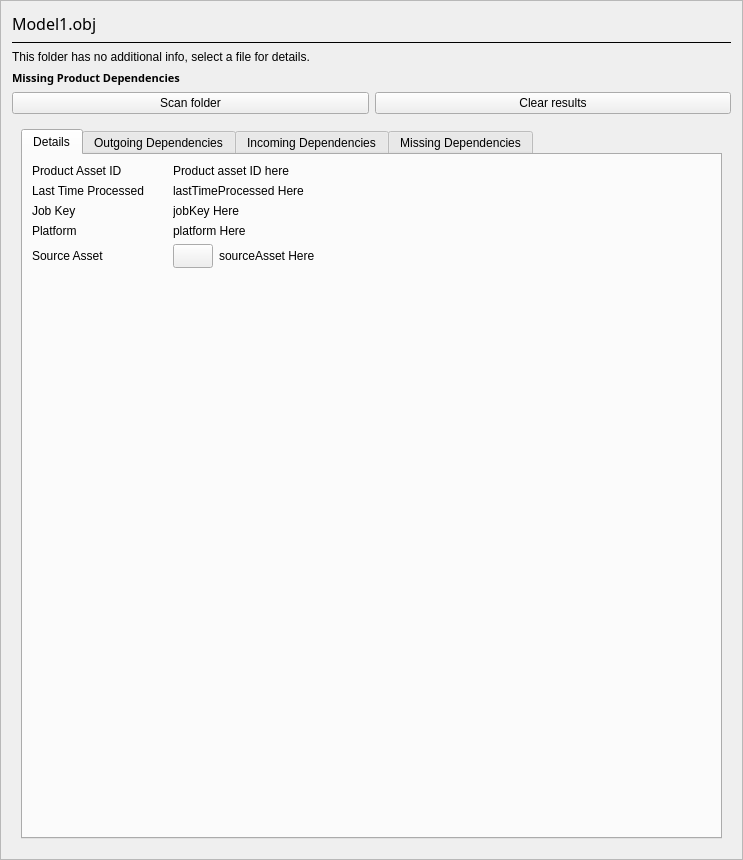
<?xml version="1.0" encoding="UTF-8"?>
<ui version="4.0">
  <class>ProductAssetDetailsPanel</class>
  <widget class="QFrame" name="ProductAssetDetailsPanel">
    <property name="geometry">
      <rect>
        <x>0</x>
        <y>0</y>
        <width>743</width>
        <height>860</height>
      </rect>
    </property>
    <property name="sizePolicy">
      <sizepolicy hsizetype="Expanding" vsizetype="Preferred">
        <horstretch>0</horstretch>
        <verstretch>0</verstretch>
      </sizepolicy>
    </property>
    <property name="frameShape">
      <enum>QFrame::StyledPanel</enum>
    </property>
    <layout class="QVBoxLayout" name="verticalLayout">
      <property name="sizeConstraint">
        <enum>QLayout::SetDefaultConstraint</enum>
      </property>
      <item>
        <widget class="QLabel" name="assetNameLabel">
          <property name="font">
            <font>
              <family>16pt</family>
              <pointsize>12</pointsize>
              <weight>50</weight>
              <italic>false</italic>
              <bold>false</bold>
            </font>
          </property>
          <property name="text">
            <string>Model1.obj</string>
          </property>
          <property name="alignment">
            <set>Qt::AlignLeading</set>
          </property>
          <property name="class" stdset="0">
            <string>Title</string>
          </property>
        </widget>
      </item>
      <item>
        <layout class="QVBoxLayout" name="productPanelLayout">
          <item>
            <widget class="Line" name="AssetDetailsSeparator">
              <property name="styleSheet">
                <string notr="true"/>
              </property>
              <property name="frameShadow">
                <enum>QFrame::Plain</enum>
              </property>
              <property name="orientation">
                <enum>Qt::Horizontal</enum>
              </property>
            </widget>
          </item>
          <item>
            <widget class="QLabel" name="folderSelectedDescription">
              <property name="sizePolicy">
                <sizepolicy hsizetype="Preferred" vsizetype="Fixed">
                  <horstretch>0</horstretch>
                  <verstretch>0</verstretch>
                </sizepolicy>
              </property>
              <property name="text">
                <string>This folder has no additional info, select a file for details.</string>
              </property>
            </widget>
          </item>
          <item>
            <widget class="QLabel" name="MissingProductDependenciesFolderTitleLabel">
              <property name="font">
                <font>
                  <family>12pt</family>
                  <pointsize>8</pointsize>
                  <weight>75</weight>
                  <italic>false</italic>
                  <bold>true</bold>
                </font>
              </property>
              <property name="text">
                <string>Missing Product Dependencies</string>
              </property>
              <property name="alignment">
                <set>Qt::AlignLeading|Qt::AlignLeft|Qt::AlignVCenter</set>
              </property>
            </widget>
          </item>
          <item>
            <layout class="QHBoxLayout" name="MissingDependenciesFolderButtonsLayout">
              <item>
                <widget class="QPushButton" name="ScanFolderButton">
                  <property name="toolTip">
                    <string>Scans all files in this folder and subfolders for missing dependencies. This may take some time.</string>
                  </property>
                  <property name="text">
                    <string>Scan folder</string>
                  </property>
                </widget>
              </item>
              <item>
                <widget class="QPushButton" name="ClearScanFolderButton">
                  <property name="toolTip">
                    <string>Clears all dependency scan results for files in this folder and subfolders.</string>
                  </property>
                  <property name="text">
                    <string>Clear results</string>
                  </property>
                </widget>
              </item>
            </layout>
          </item>
          <item>
            <widget class="QScrollArea" name="scrollArea">
              <property name="frameShape">
                <enum>QFrame::NoFrame</enum>
              </property>
              <property name="sizeAdjustPolicy">
                <enum>QAbstractScrollArea::AdjustToContents</enum>
              </property>
              <property name="widgetResizable">
                <bool>true</bool>
              </property>
              <widget class="QWidget" name="scrollAreaWidgetContents" native="true">
                <property name="sizePolicy">
                  <sizepolicy hsizetype="Expanding" vsizetype="Expanding">
                    <horstretch>0</horstretch>
                    <verstretch>0</verstretch>
                  </sizepolicy>
                </property>
                <layout class="QVBoxLayout" name="scrollableVerticalLayout">
                  <item>
                    <widget class="QTabWidget" name="ProductAssetDetailTabs">
                      <property name="currentIndex">
                        <number>0</number>
                      </property>
                      <widget class="QWidget" name="OutputTab">
                        <property name="sizePolicy">
                          <sizepolicy hsizetype="Expanding" vsizetype="Expanding">
                            <horstretch>0</horstretch>
                            <verstretch>0</verstretch>
                          </sizepolicy>
                        </property>
                        <attribute name="title">
                          <string>Details</string>
                        </attribute>
                        <layout class="QVBoxLayout" name="ProductTabVerticalLayout" stretch="0,0">
                          <item>
                            <layout class="QGridLayout" name="headerGrid" columnstretch="1,4">
                              <item row="2" column="1">
                                <widget class="QLabel" name="jobKeyValueLabel">
                                  <property name="text">
                                    <string>jobKey Here</string>
                                  </property>
                                  <property name="textInteractionFlags">
                                    <set>Qt::LinksAccessibleByMouse|Qt::TextSelectableByKeyboard|Qt::TextSelectableByMouse</set>
                                  </property>
                                </widget>
                              </item>
                              <item row="3" column="0">
                                <widget class="QLabel" name="platformTitleLabel">
                                  <property name="text">
                                    <string>Platform</string>
                                  </property>
                                  <property name="alignment">
                                    <set>Qt::AlignLeading|Qt::AlignLeft|Qt::AlignVCenter</set>
                                  </property>
                                </widget>
                              </item>
                              <item row="0" column="0">
                                <widget class="QLabel" name="productAssetIdTitleLabel">
                                  <property name="text">
                                    <string>Product Asset ID</string>
                                  </property>
                                  <property name="alignment">
                                    <set>Qt::AlignLeading|Qt::AlignLeft|Qt::AlignVCenter</set>
                                  </property>
                                </widget>
                              </item>
                              <item row="0" column="1">
                                <widget class="QLabel" name="productAssetIdValueLabel">
                                  <property name="text">
                                    <string>Product asset ID here</string>
                                  </property>
                                  <property name="textInteractionFlags">
                                    <set>Qt::LinksAccessibleByMouse|Qt::TextSelectableByKeyboard|Qt::TextSelectableByMouse</set>
                                  </property>
                                </widget>
                              </item>
                              <item row="4" column="0">
                                <widget class="QLabel" name="sourceAssetTitleLabel">
                                  <property name="text">
                                    <string>Source Asset</string>
                                  </property>
                                  <property name="alignment">
                                    <set>Qt::AlignLeading|Qt::AlignLeft|Qt::AlignVCenter</set>
                                  </property>
                                </widget>
                              </item>
                              <item row="1" column="1">
                                <widget class="QLabel" name="lastTimeProcessedValueLabel">
                                  <property name="text">
                                    <string>lastTimeProcessed Here</string>
                                  </property>
                                  <property name="textInteractionFlags">
                                    <set>Qt::LinksAccessibleByMouse|Qt::TextSelectableByKeyboard|Qt::TextSelectableByMouse</set>
                                  </property>
                                </widget>
                              </item>
                              <item row="1" column="0">
                                <widget class="QLabel" name="lastTimeProcessedTitleLabel">
                                  <property name="text">
                                    <string>Last Time Processed</string>
                                  </property>
                                  <property name="alignment">
                                    <set>Qt::AlignLeading|Qt::AlignLeft|Qt::AlignVCenter</set>
                                  </property>
                                </widget>
                              </item>
                              <item row="3" column="1">
                                <widget class="QLabel" name="platformValueLabel">
                                  <property name="text">
                                    <string>platform Here</string>
                                  </property>
                                  <property name="textInteractionFlags">
                                    <set>Qt::LinksAccessibleByMouse|Qt::TextSelectableByKeyboard|Qt::TextSelectableByMouse</set>
                                  </property>
                                </widget>
                              </item>
                              <item row="2" column="0">
                                <widget class="QLabel" name="jobKeyTitleLabel">
                                  <property name="text">
                                    <string>Job Key</string>
                                  </property>
                                  <property name="alignment">
                                    <set>Qt::AlignLeading|Qt::AlignLeft|Qt::AlignVCenter</set>
                                  </property>
                                </widget>
                              </item>
                              <item row="4" column="1">
                                <layout class="QHBoxLayout" name="sourceAsset">
                                  <item>
                                    <widget class="AssetProcessor::GoToButton" name="gotoAssetButton">
                                      <property name="sizePolicy">
                                        <sizepolicy hsizetype="Fixed" vsizetype="Fixed">
                                          <horstretch>0</horstretch>
                                          <verstretch>0</verstretch>
                                        </sizepolicy>
                                      </property>
                                      <property name="minimumSize">
                                        <size>
                                          <width>24</width>
                                          <height>24</height>
                                        </size>
                                      </property>
                                    </widget>
                                  </item>
                                  <item>
                                    <widget class="QLabel" name="sourceAssetValueLabel">
                                      <property name="text">
                                        <string>sourceAsset Here</string>
                                      </property>
                                      <property name="textInteractionFlags">
                                        <set>Qt::LinksAccessibleByMouse|Qt::TextSelectableByKeyboard|Qt::TextSelectableByMouse</set>
                                      </property>
                                    </widget>
                                  </item>
                                </layout>
                              </item>
                            </layout>
                          </item>
                          <item>
                            <spacer name="ProductAssetDetailsSpacer">
                              <property name="orientation">
                                <enum>Qt::Vertical</enum>
                              </property>
                              <property name="sizeHint" stdset="0">
                                <size>
                                  <width>20</width>
                                  <height>40</height>
                                </size>
                              </property>
                            </spacer>
                          </item>
                        </layout>
                      </widget>
                      <widget class="QWidget" name="OutgoingProductDependenciesTab">
                        <attribute name="title">
                          <string>Outgoing Dependencies</string>
                        </attribute>
                        <layout class="QVBoxLayout" name="OutgoingProductDependenciesLayout" stretch="0,0,0,0,0">
                          <item>
                            <layout class="QHBoxLayout" name="OutgoingDependenciesTitleLayout">
                              <item>
                                <widget class="QLabel" name="outgoingProductDependenciesTitleLabel">
                                  <property name="font">
                                    <font>
                                      <family>12pt</family>
                                      <pointsize>8</pointsize>
                                      <weight>75</weight>
                                      <italic>false</italic>
                                      <bold>true</bold>
                                    </font>
                                  </property>
                                  <property name="text">
                                    <string>Outgoing Product Dependencies:</string>
                                  </property>
                                  <property name="alignment">
                                    <set>Qt::AlignRight|Qt::AlignTrailing|Qt::AlignVCenter</set>
                                  </property>
                                  <property name="margin">
                                    <number>0</number>
                                  </property>
                                </widget>
                              </item>
                              <item>
                                <widget class="QLabel" name="outgoingProductDependenciesValueLabel">
                                  <property name="text">
                                    <string>Number of outgoing product dependencies here</string>
                                  </property>
                                  <property name="textInteractionFlags">
                                    <set>Qt::LinksAccessibleByMouse|Qt::TextSelectableByKeyboard|Qt::TextSelectableByMouse</set>
                                  </property>
                                </widget>
                              </item>
                              <item>
                                <spacer name="outgoingDependenciesSpacer">
                                  <property name="orientation">
                                    <enum>Qt::Horizontal</enum>
                                  </property>
                                  <property name="sizeHint" stdset="0">
                                    <size>
                                      <width>40</width>
                                      <height>20</height>
                                    </size>
                                  </property>
                                </spacer>
                              </item>
                            </layout>
                          </item>
                          <item>
                            <widget class="QTreeView" name="OutgoingProductDependenciesTreeView">
                              <property name="sizePolicy">
                                <sizepolicy hsizetype="Expanding" vsizetype="Expanding">
                                  <horstretch>0</horstretch>
                                  <verstretch>0</verstretch>
                                </sizepolicy>
                              </property>
                              <property name="rootIsDecorated">
                                <bool>false</bool>
                              </property>
                              <property name="uniformRowHeights">
                                <bool>true</bool>
                              </property>
                              <property name="sortingEnabled">
                                <bool>false</bool>
                              </property>
                              <attribute name="headerVisible">
                                <bool>false</bool>
                              </attribute>
                              <attribute name="headerDefaultSectionSize">
                                <number>42</number>
                              </attribute>
                            </widget>
                          </item>
                          <item>
                            <spacer name="verticalSpacer_3">
                              <property name="orientation">
                                <enum>Qt::Vertical</enum>
                              </property>
                              <property name="sizeType">
                                <enum>QSizePolicy::Fixed</enum>
                              </property>
                              <property name="sizeHint" stdset="0">
                                <size>
                                  <width>0</width>
                                  <height>8</height>
                                </size>
                              </property>
                            </spacer>
                          </item>
                          <item>
                            <layout class="QHBoxLayout" name="OutgoingUnmetUnmetPathDependenciesLayout">
                              <item>
                                <widget class="QLabel" name="outgoingUnmetPathProductDependenciesTitleLabel">
                                  <property name="font">
                                    <font>
                                      <family>12pt</family>
                                      <pointsize>8</pointsize>
                                      <weight>75</weight>
                                      <italic>false</italic>
                                      <bold>true</bold>
                                    </font>
                                  </property>
                                  <property name="text">
                                    <string>Outgoing Unmet Path Product Dependencies:</string>
                                  </property>
                                  <property name="alignment">
                                    <set>Qt::AlignRight|Qt::AlignTrailing|Qt::AlignVCenter</set>
                                  </property>
                                </widget>
                              </item>
                              <item>
                                <widget class="QLabel" name="outgoingUnmetPathProductDependenciesValueLabel">
                                  <property name="text">
                                    <string>Number of dependencies here</string>
                                  </property>
                                  <property name="textInteractionFlags">
                                    <set>Qt::LinksAccessibleByMouse|Qt::TextSelectableByKeyboard|Qt::TextSelectableByMouse</set>
                                  </property>
                                </widget>
                              </item>
                              <item>
                                <spacer name="outgoingUnmetPathProductDependenciesSpacer">
                                  <property name="orientation">
                                    <enum>Qt::Horizontal</enum>
                                  </property>
                                  <property name="sizeHint" stdset="0">
                                    <size>
                                      <width>40</width>
                                      <height>20</height>
                                    </size>
                                  </property>
                                </spacer>
                              </item>
                            </layout>
                          </item>
                          <item>
                            <widget class="QListWidget" name="outgoingUnmetPathProductDependenciesList">
                              <property name="sizePolicy">
                                <sizepolicy hsizetype="Expanding" vsizetype="Expanding">
                                  <horstretch>0</horstretch>
                                  <verstretch>0</verstretch>
                                </sizepolicy>
                              </property>
                              <property name="minimumSize">
                                <size>
                                  <width>0</width>
                                  <height>32</height>
                                </size>
                              </property>
                              <property name="verticalScrollBarPolicy">
                                <enum>Qt::ScrollBarAlwaysOff</enum>
                              </property>
                              <property name="horizontalScrollBarPolicy">
                                <enum>Qt::ScrollBarAlwaysOff</enum>
                              </property>
                              <property name="sizeAdjustPolicy">
                                <enum>QAbstractScrollArea::AdjustToContents</enum>
                              </property>
                              <property name="editTriggers">
                                <set>QAbstractItemView::NoEditTriggers</set>
                              </property>
                              <property name="tabKeyNavigation">
                                <bool>true</bool>
                              </property>
                              <property name="showDropIndicator" stdset="0">
                                <bool>false</bool>
                              </property>
                              <property name="defaultDropAction">
                                <enum>Qt::IgnoreAction</enum>
                              </property>
                              <property name="alternatingRowColors">
                                <bool>true</bool>
                              </property>
                            </widget>
                          </item>
                        </layout>
                      </widget>
                      <widget class="QWidget" name="IncomingProductDependenciesTab">
                        <attribute name="title">
                          <string>Incoming Dependencies</string>
                        </attribute>
                        <layout class="QVBoxLayout" name="IncomingDependencies">
                          <item>
                            <layout class="QHBoxLayout" name="IncomingDependenciesLayout">
                              <item>
                                <widget class="QLabel" name="incomingProductDependenciesTitleLabel">
                                  <property name="font">
                                    <font>
                                      <family>12pt</family>
                                      <pointsize>8</pointsize>
                                      <weight>75</weight>
                                      <italic>false</italic>
                                      <bold>true</bold>
                                    </font>
                                  </property>
                                  <property name="text">
                                    <string>Incoming Product Dependencies:</string>
                                  </property>
                                  <property name="alignment">
                                    <set>Qt::AlignRight|Qt::AlignTrailing|Qt::AlignVCenter</set>
                                  </property>
                                </widget>
                              </item>
                              <item>
                                <widget class="QLabel" name="incomingProductDependenciesValueLabel">
                                  <property name="text">
                                    <string>Number of incoming product dependencies here</string>
                                  </property>
                                  <property name="textInteractionFlags">
                                    <set>Qt::LinksAccessibleByMouse|Qt::TextSelectableByKeyboard|Qt::TextSelectableByMouse</set>
                                  </property>
                                </widget>
                              </item>
                              <item>
                                <spacer name="incomingDependenciesSpacer">
                                  <property name="orientation">
                                    <enum>Qt::Horizontal</enum>
                                  </property>
                                  <property name="sizeHint" stdset="0">
                                    <size>
                                      <width>40</width>
                                      <height>20</height>
                                    </size>
                                  </property>
                                </spacer>
                              </item>
                            </layout>
                          </item>
                          <item>
                            <widget class="QTreeView" name="IncomingProductDependenciesTreeView">
                              <property name="rootIsDecorated">
                                <bool>false</bool>
                              </property>
                              <property name="uniformRowHeights">
                                <bool>true</bool>
                              </property>
                              <property name="sortingEnabled">
                                <bool>false</bool>
                              </property>
                              <property name="headerHidden">
                                <bool>true</bool>
                              </property>
                              <attribute name="headerDefaultSectionSize">
                                <number>42</number>
                              </attribute>
                            </widget>
                          </item>
                        </layout>
                      </widget>
                      <widget class="QWidget" name="MissingDependenciesTab">
                        <attribute name="title">
                          <string>Missing Dependencies</string>
                        </attribute>
                        <layout class="QVBoxLayout" name="MissingDependenciesTabLayout">
                          <item>
                            <layout class="QHBoxLayout" name="MissingDependenciesLayout">
                              <item>
                                <layout class="QVBoxLayout" name="supportContainer">
                                  <property name="spacing">
                                    <number>0</number>
                                  </property>
                                  <item>
                                    <spacer name="verticalSpacer_5">
                                      <property name="orientation">
                                        <enum>Qt::Vertical</enum>
                                      </property>
                                      <property name="sizeType">
                                        <enum>QSizePolicy::Fixed</enum>
                                      </property>
                                      <property name="sizeHint" stdset="0">
                                        <size>
                                          <width>1</width>
                                          <height>2</height>
                                        </size>
                                      </property>
                                    </spacer>
                                  </item>
                                  <item>
                                    <widget class="QLabel" name="missingDependencyErrorIcon">
                                      <property name="sizePolicy">
                                        <sizepolicy hsizetype="Fixed" vsizetype="Fixed">
                                          <horstretch>0</horstretch>
                                          <verstretch>0</verstretch>
                                        </sizepolicy>
                                      </property>
                                      <property name="minimumSize">
                                        <size>
                                          <width>15</width>
                                          <height>19</height>
                                        </size>
                                      </property>
                                      <property name="maximumSize">
                                        <size>
                                          <width>15</width>
                                          <height>19</height>
                                        </size>
                                      </property>
                                      <property name="toolTip">
                                        <string>This asset has one or more missing product dependencies. Click the help button for info on how to resolve this.</string>
                                      </property>
                                      <property name="text">
                                        <string/>
                                      </property>
                                      <property name="pixmap">
                                        <pixmap>:/stylesheet/img/logging/error.svg</pixmap>
                                      </property>
                                      <property name="scaledContents">
                                        <bool>true</bool>
                                      </property>
                                    </widget>
                                  </item>
                                </layout>
                              </item>
                              <item>
                                <widget class="QLabel" name="MissingProductDependenciesTitleLabel">
                                  <property name="font">
                                    <font>
                                      <family>12pt</family>
                                      <pointsize>8</pointsize>
                                      <weight>75</weight>
                                      <italic>false</italic>
                                      <bold>true</bold>
                                    </font>
                                  </property>
                                  <property name="text">
                                    <string>Missing Product Dependencies:</string>
                                  </property>
                                  <property name="alignment">
                                    <set>Qt::AlignRight|Qt::AlignTrailing|Qt::AlignVCenter</set>
                                  </property>
                                </widget>
                              </item>
                              <item>
                                <widget class="QLabel" name="MissingProductDependenciesValueLabel">
                                  <property name="text">
                                    <string>Number of missing product dependencies here</string>
                                  </property>
                                  <property name="textInteractionFlags">
                                    <set>Qt::LinksAccessibleByMouse|Qt::TextSelectableByKeyboard|Qt::TextSelectableByMouse</set>
                                  </property>
                                </widget>
                              </item>
                              <item>
                                <layout class="QVBoxLayout" name="MissingProductDependenciesSupportContainer">
                                  <property name="spacing">
                                    <number>0</number>
                                  </property>
                                  <item>
                                    <widget class="QPushButton" name="MissingProductDependenciesSupport">
                                      <property name="sizePolicy">
                                        <sizepolicy hsizetype="Fixed" vsizetype="Fixed">
                                          <horstretch>0</horstretch>
                                          <verstretch>0</verstretch>
                                        </sizepolicy>
                                      </property>
                                      <property name="minimumSize">
                                        <size>
                                          <width>36</width>
                                          <height>12</height>
                                        </size>
                                      </property>
                                      <property name="maximumSize">
                                        <size>
                                          <width>36</width>
                                          <height>12</height>
                                        </size>
                                      </property>
                                      <property name="toolTip">
                                        <string>Opens the documentation for missing dependencies in your web browser.</string>
                                      </property>
                                      <property name="flat">
                                        <bool>true</bool>
                                      </property>
                                    </widget>
                                  </item>
                                  <item>
                                    <spacer name="verticalSpacer_6">
                                      <property name="orientation">
                                        <enum>Qt::Vertical</enum>
                                      </property>
                                      <property name="sizeType">
                                        <enum>QSizePolicy::Fixed</enum>
                                      </property>
                                      <property name="sizeHint" stdset="0">
                                        <size>
                                          <width>1</width>
                                          <height>8</height>
                                        </size>
                                      </property>
                                    </spacer>
                                  </item>
                                </layout>
                              </item>
                              <item>
                                <spacer name="MissingDependenciesSpacer">
                                  <property name="orientation">
                                    <enum>Qt::Horizontal</enum>
                                  </property>
                                  <property name="sizeHint" stdset="0">
                                    <size>
                                      <width>40</width>
                                      <height>20</height>
                                    </size>
                                  </property>
                                </spacer>
                              </item>
                            </layout>
                          </item>
                          <item>
                            <layout class="QHBoxLayout" name="MissingDependenciesButtonsLayout">
                              <item>
                                <widget class="QPushButton" name="ScanMissingDependenciesButton">
                                  <property name="toolTip">
                                    <string>Scans this file for missing dependencies. This may take some time.</string>
                                  </property>
                                  <property name="text">
                                    <string>Scan file</string>
                                  </property>
                                </widget>
                              </item>
                              <item>
                                <widget class="QPushButton" name="ClearMissingDependenciesButton">
                                  <property name="toolTip">
                                    <string>Clears previous scan results for this file.</string>
                                  </property>
                                  <property name="text">
                                    <string>Clear results</string>
                                  </property>
                                </widget>
                              </item>
                            </layout>
                          </item>
                          <item>
                            <layout class="QHBoxLayout" name="MissingDependenciesTableLayout">
                              <item>
                                <widget class="QTableWidget" name="MissingProductDependenciesTable">
                                  <property name="sizePolicy">
                                    <sizepolicy hsizetype="Expanding" vsizetype="Expanding">
                                      <horstretch>0</horstretch>
                                      <verstretch>0</verstretch>
                                    </sizepolicy>
                                  </property>
                                  <property name="minimumSize">
                                    <size>
                                      <width>0</width>
                                      <height>32</height>
                                    </size>
                                  </property>
                                  <property name="maximumSize">
                                    <size>
                                      <width>16777215</width>
                                      <height>16777215</height>
                                    </size>
                                  </property>
                                  <property name="verticalScrollBarPolicy">
                                    <enum>Qt::ScrollBarAsNeeded</enum>
                                  </property>
                                  <property name="horizontalScrollBarPolicy">
                                    <enum>Qt::ScrollBarAlwaysOff</enum>
                                  </property>
                                  <property name="sizeAdjustPolicy">
                                    <enum>QAbstractScrollArea::AdjustIgnored</enum>
                                  </property>
                                  <property name="editTriggers">
                                    <set>QAbstractItemView::NoEditTriggers</set>
                                  </property>
                                  <property name="showDropIndicator" stdset="0">
                                    <bool>false</bool>
                                  </property>
                                  <property name="dragDropOverwriteMode">
                                    <bool>false</bool>
                                  </property>
                                  <property name="alternatingRowColors">
                                    <bool>true</bool>
                                  </property>
                                  <property name="selectionMode">
                                    <enum>QAbstractItemView::SingleSelection</enum>
                                  </property>
                                  <property name="showGrid">
                                    <bool>false</bool>
                                  </property>
                                  <property name="columnCount">
                                    <number>3</number>
                                  </property>
                                  <attribute name="horizontalHeaderVisible">
                                    <bool>false</bool>
                                  </attribute>
                                  <attribute name="horizontalHeaderCascadingSectionResizes">
                                    <bool>true</bool>
                                  </attribute>
                                  <attribute name="horizontalHeaderMinimumSectionSize">
                                    <number>24</number>
                                  </attribute>
                                  <attribute name="horizontalHeaderDefaultSectionSize">
                                    <number>24</number>
                                  </attribute>
                                  <attribute name="horizontalHeaderStretchLastSection">
                                    <bool>true</bool>
                                  </attribute>
                                  <attribute name="verticalHeaderVisible">
                                    <bool>false</bool>
                                  </attribute>
                                  <attribute name="verticalHeaderStretchLastSection">
                                    <bool>false</bool>
                                  </attribute>
                                  <column>
                                    <property name="text">
                                      <string>View</string>
                                    </property>
                                  </column>
                                  <column>
                                    <property name="text">
                                      <string>Scan Time</string>
                                    </property>
                                  </column>
                                  <column>
                                    <property name="text">
                                      <string>Asset</string>
                                    </property>
                                  </column>
                                </widget>
                              </item>
                            </layout>
                          </item>
                        </layout>
                      </widget>
                    </widget>
                  </item>
                </layout>
              </widget>
            </widget>
          </item>
        </layout>
      </item>
    </layout>
  </widget>
  <customwidgets>
    <customwidget>
      <class>AssetProcessor::GoToButton</class>
      <extends>QPushButton</extends>
      <header>native/ui/GoToButton.h</header>
      <container>1</container>
    </customwidget>
  </customwidgets>
  <resources>
    <include location="style/AssetProcessor.qrc"/>
  </resources>
  <connections/>
</ui>
